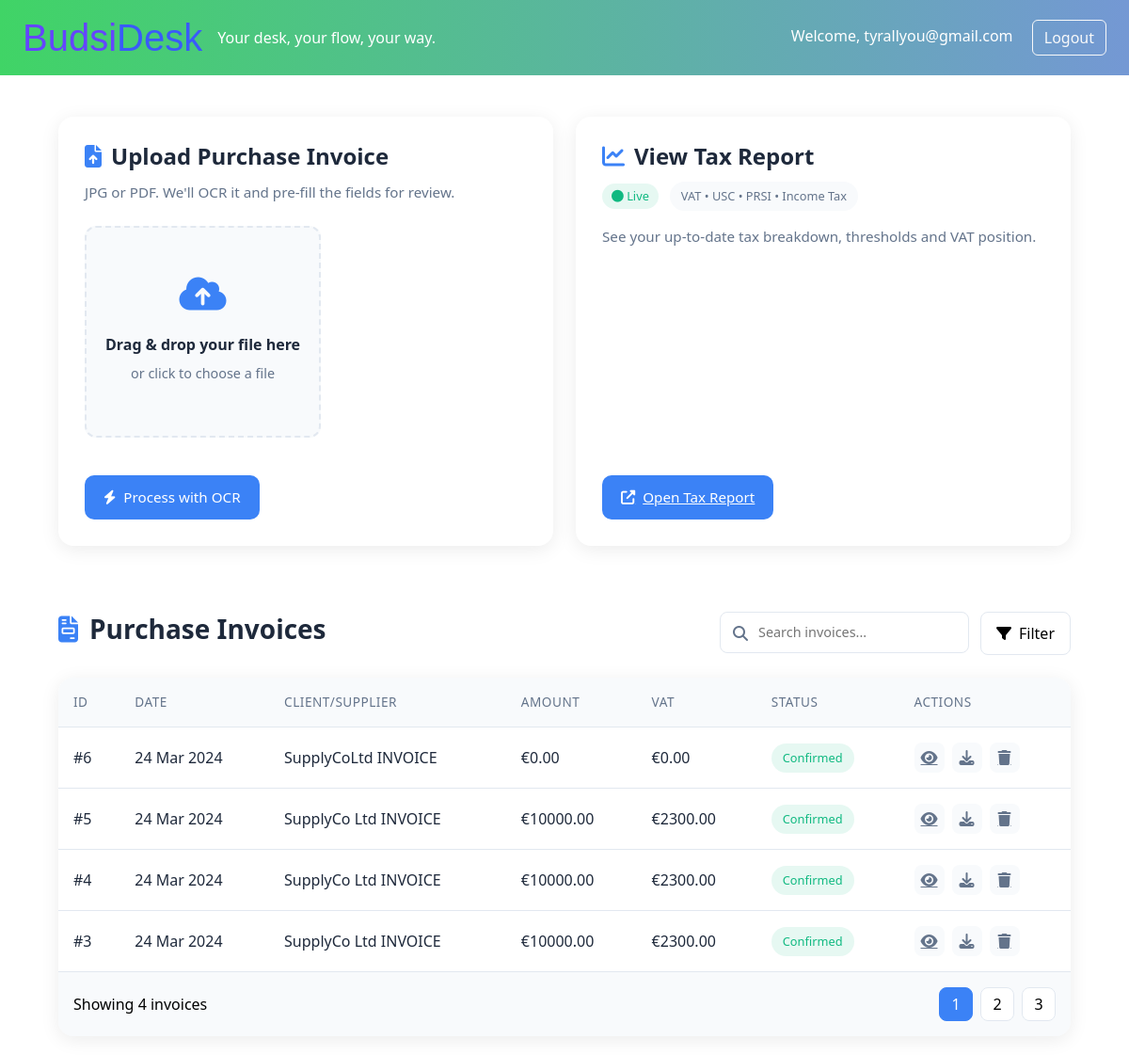
Page /dash/tax/ (signed in) on the earlier database version.
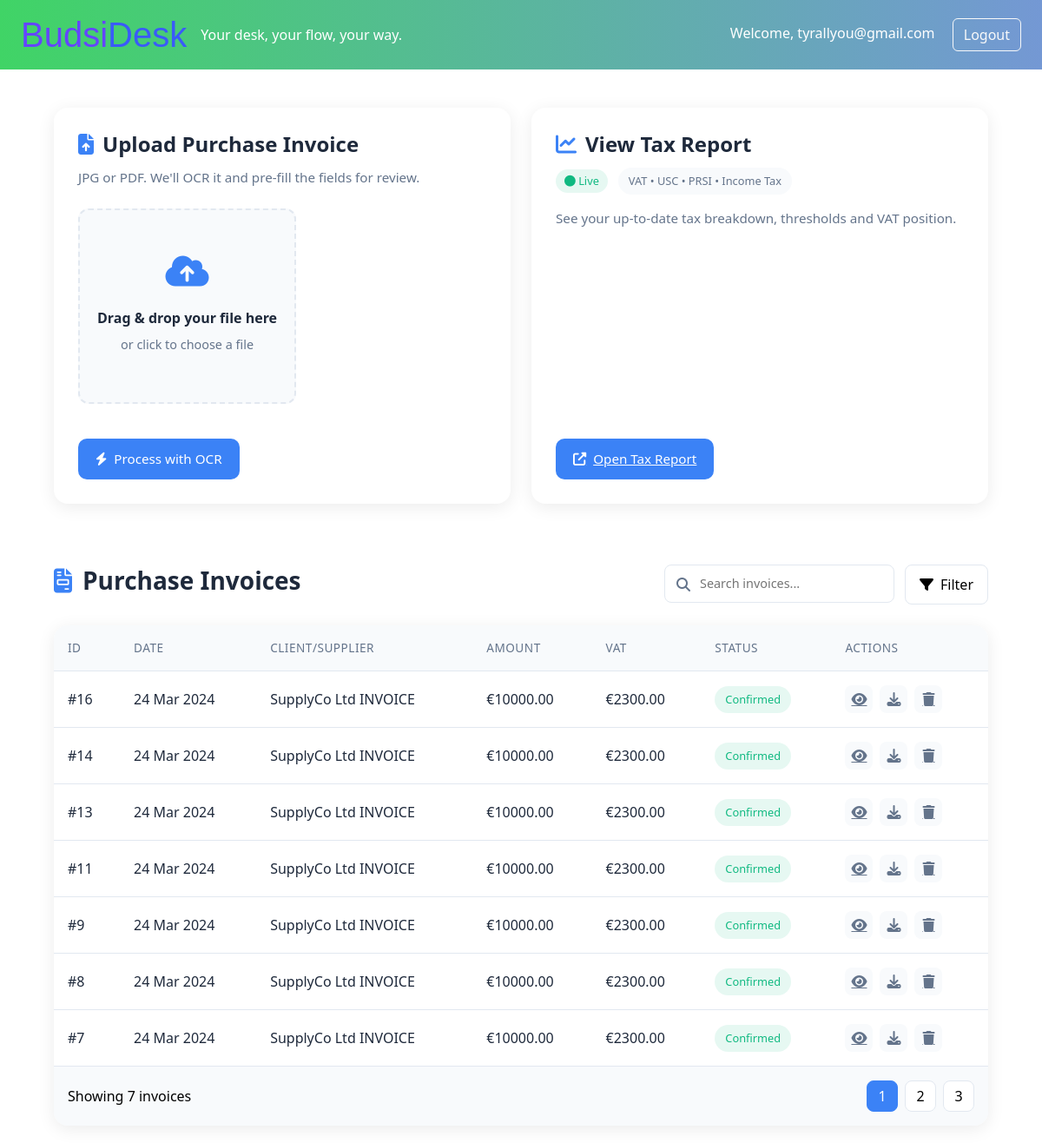
Same page on the later database version.
### budgidesk_app/models.py (models this page shows, shortened)
class Invoice(models.Model):
    INVOICE_TYPES = (
        ('in', 'Received'),   # purchase invoices (supplier)
        ('out', 'Issued'),    # sales invoices (to client)
    )
    user = models.ForeignKey(settings.AUTH_USER_MODEL, on_delete=models.CASCADE)
    client = models.ForeignKey(Client, null=True, blank=True, on_delete=models.SET_NULL)
    type = models.CharField(max_length=3, choices=INVOICE_TYPES)
    date = models.DateField()
    amount = models.DecimalField(max_digits=10, decimal_places=2)   # Gross total
    vat = models.DecimalField(max_digits=10, decimal_places=2)      # VAT amount
    description = models.TextField(blank=True)
    original_file = models.FileField(upload_to='invoices/original/', null=True, blank=True)  # uploaded (jpg/pdf) for received
    pdf_file = models.FileField(upload_to='invoices/pdf/', null=True, blank=True)            # generated for issued
    ocr_data = models.JSONField(default=dict, blank=True)  # raw OCR payload (key-values)
    is_confirmed = models.BooleanField(default=False)
    last_modified = models.DateTimeField(auto_now=True)
    class Meta:
        indexes = [
            models.Index(fields=["user", "type", "date"]),
            models.Index(fields=["user", "is_confirmed"]),
        ]
        ordering = ["-date", "-id"]
        verbose_name = "Invoice"
        verbose_name_plural = "Invoices"

class Client(models.Model):
    user = models.ForeignKey(settings.AUTH_USER_MODEL, on_delete=models.CASCADE)
    name = models.CharField(max_length=255)
    tax_id = models.CharField(max_length=50, blank=True)   # VAT / tax number (optional)
    email = models.EmailField(blank=True)
    address = models.TextField(blank=True)
    is_supplier = models.BooleanField(default=False)
    class Meta:
        indexes = [
            models.Index(fields=["user", "name"]),
            models.Index(fields=["user", "is_supplier"]),
        ]
        verbose_name = "Client"
        verbose_name_plural = "Clients"

### budgidesk_app/views.py (the view)
# urls.py: path("dash/tax/", views.tax_view, name="dash_tax"),
@login_required
def tax_view(request):
    invoices = (
        Invoice.objects
        .filter(user=request.user, type='in', is_confirmed=True)
        .select_related('client')   # evita N+1 (mejora rendimiento)
        .order_by('-date', '-id')
    )
    return render(request, "budgidesk_app/dash/tax/tax_report.html", {"invoices": invoices})

### templates/budgidesk_app/dash/tax/tax_report.html (shortened to what the changed rows need)
{% extends 'budgidesk_app/base.html' %}
{% load static %}
{% block content %}
<div id="tax-root" lang="en">
  <div class="tax-modern-upload">
    <div class="upload-grid">
      <div class="upload-card">
        <h2><i class="fas fa-file-upload"></i> Upload Purchase Invoice</h2>
      </div>
      <div class="upload-card">
        <h2><i class="fas fa-chart-line"></i> View Tax Report</h2>
      </div>
    </div>
  </div>
  <div class="purchase-invoices-section">
    <div class="invoices-header">
      <h2><i class="fas fa-file-invoice"></i> Purchase Invoices</h2>
    </div>
    <div class="invoices-table-container">
      {% if invoices %}
      <table class="invoices-table">
        <thead>
          <tr>
            <th>ID</th>
            <th>Date</th>
            <th>Client/Supplier</th>
            <th>Amount</th>
            <th>VAT</th>
            <th>Status</th>
            <th>Actions</th>
          </tr>
        </thead>
        <tbody>
          {% for invoice in invoices %}
          <tr>
            <td>#{{ invoice.id }}</td>
            <td>{{ invoice.date|date:"d M Y" }}</td>
            <td>
              {% if invoice.client %}
                {{ invoice.client.name }}
              {% else %}
                {{ invoice.ocr_data.supplier|default:"Unknown" }}
              {% endif %}
            </td>
            <td>€{{ invoice.amount }}</td>
            <td>€{{ invoice.vat }}</td>
            <td>
              <span class="invoice-status {% if invoice.is_confirmed %}status-paid{% else %}status-pending{% endif %}">
                {% if invoice.is_confirmed %}Confirmed{% else %}Pending{% endif %}
              </span>
            </td>
            <td>
              <div class="invoice-actions">
                <a href="{% url 'invoice_preview' invoice.id %}" class="action-btn" title="View">
                  <i class="fas fa-eye"></i>
                </a>
                <a href="#" class="action-btn download-btn" data-invoice-id="{{ invoice.id }}" title="Download">
                  <i class="fas fa-download"></i>
                </a>
                <a href="#" class="action-btn delete-btn" data-invoice-id="{{ invoice.id }}" title="Delete">
                  <i class="fas fa-trash"></i>
                </a>
              </div>
            </td>
          </tr>
          {% endfor %}
        </tbody>
      </table>
      <div class="table-footer">
        <div>Showing {{ invoices|length }} invoices</div>
        <div class="pagination">
          <button class="pagination-btn active">1</button>
          <button class="pagination-btn">2</button>
          <button class="pagination-btn">3</button>
        </div>
      </div>
      {% endif %}
    </div>
  </div>
    </div>
<link rel="stylesheet" href="https://cdnjs.cloudflare.com/ajax/libs/font-awesome/6.4.0/css/all.min.css">
{% endblock %}

Differences in the rows shown:
removed Invoice: id "6", date "24 Mar 2024", client.name "SupplyCoLtd INVOICE", amount "0.00", vat "0.00", is_confirmed "Confirmed"
removed Invoice: id "5", date "24 Mar 2024", client.name "SupplyCo Ltd INVOICE", amount "10000.00", vat "2300.00", is_confirmed "Confirmed"
removed Invoice: id "4", date "24 Mar 2024", client.name "SupplyCo Ltd INVOICE", amount "10000.00", vat "2300.00", is_confirmed "Confirmed"
removed Invoice: id "3", date "24 Mar 2024", client.name "SupplyCo Ltd INVOICE", amount "10000.00", vat "2300.00", is_confirmed "Confirmed"
added Invoice: id "16", date "24 Mar 2024", client.name "SupplyCo Ltd INVOICE", amount "10000.00", vat "2300.00", is_confirmed "Confirmed"
added Invoice: id "14", date "24 Mar 2024", client.name "SupplyCo Ltd INVOICE", amount "10000.00", vat "2300.00", is_confirmed "Confirmed"
added Invoice: id "13", date "24 Mar 2024", client.name "SupplyCo Ltd INVOICE", amount "10000.00", vat "2300.00", is_confirmed "Confirmed"
added Invoice: id "11", date "24 Mar 2024", client.name "SupplyCo Ltd INVOICE", amount "10000.00", vat "2300.00", is_confirmed "Confirmed"
added Invoice: id "9", date "24 Mar 2024", client.name "SupplyCo Ltd INVOICE", amount "10000.00", vat "2300.00", is_confirmed "Confirmed"
added Invoice: id "8", date "24 Mar 2024", client.name "SupplyCo Ltd INVOICE", amount "10000.00", vat "2300.00", is_confirmed "Confirmed"
added Invoice: id "7", date "24 Mar 2024", client.name "SupplyCo Ltd INVOICE", amount "10000.00", vat "2300.00", is_confirmed "Confirmed"
Other differences:
{{ invoices|length }}: "4" → "7"
